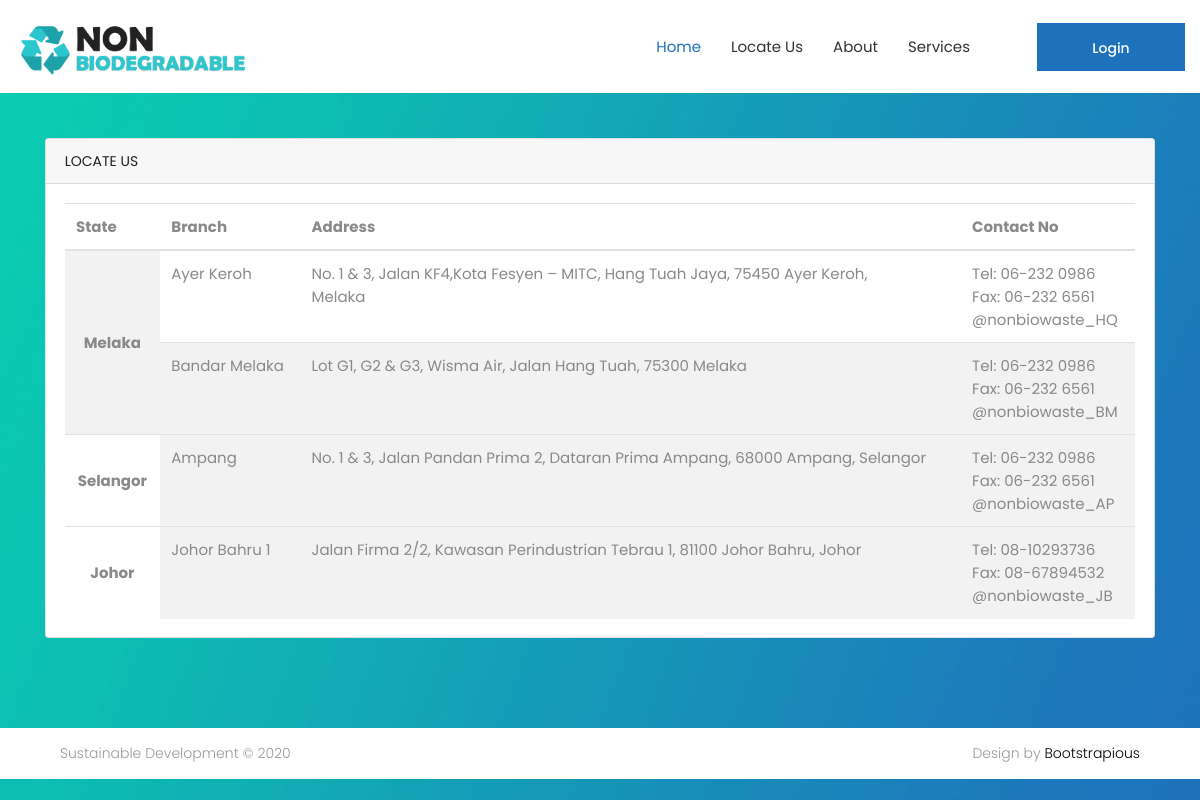
Before: /locateus.php with the older database file.
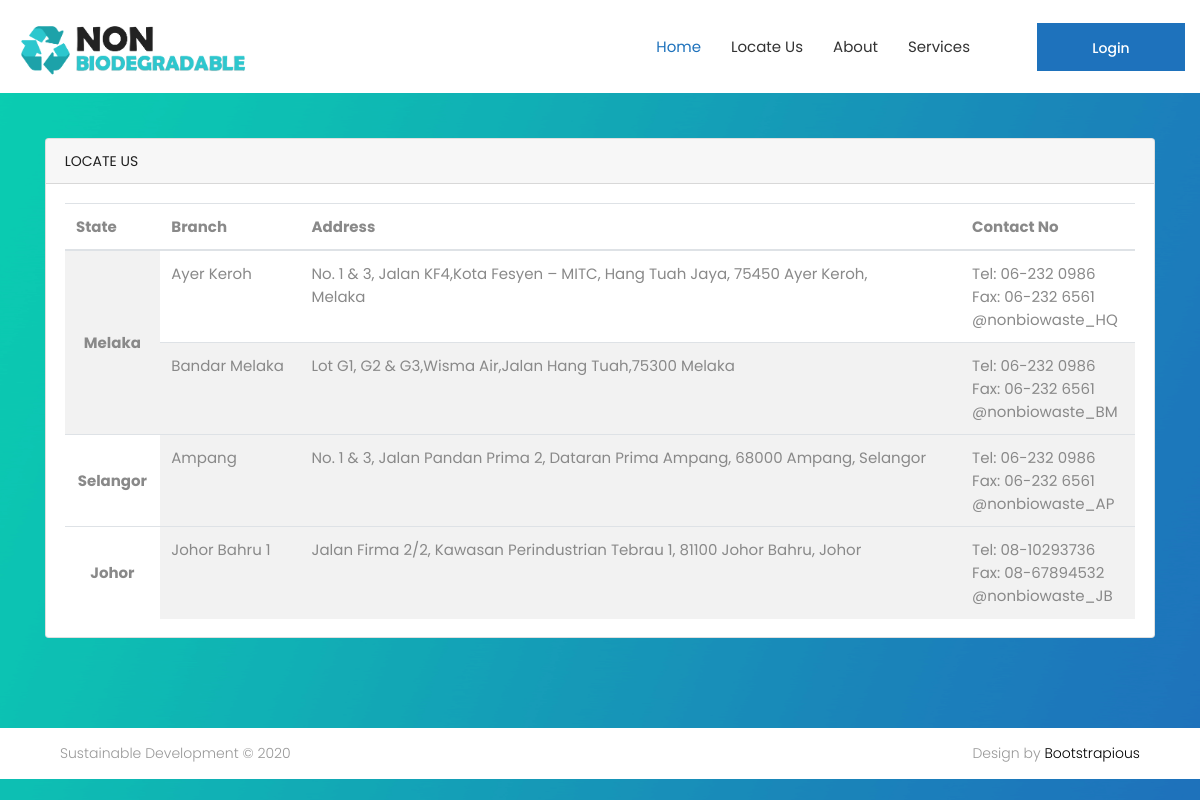
After: the same page with the newer database file.
### tables this page shows
CREATE TABLE `collection_point` (
  `id` int(20) NOT NULL AUTO_INCREMENT,
  `name` varchar(200) NOT NULL,
  `phone_no` varchar(20) DEFAULT NULL,
  `fax_no` varchar(20) DEFAULT NULL,
  `social_media_tag` char(100) DEFAULT NULL,
  `address` varchar(300) DEFAULT NULL,
  `state` varchar(50) DEFAULT NULL,
  PRIMARY KEY (`id`)
);

### model/connection.php (called while the page is built, shortened)
<?php
class Connection
{
  private $mysqli = null;
  public function connect()
  {
    $this->mysqli = new mysqli(self::DB_HOST, self::DB_USER, self::DB_PASSWORD, self::DB_NAME);
    if ($this->mysqli->connect_errno)
    {
      echo $this->mysqli->connect_errno;
      echo $this->mysqli->connect_error;
      return false;
    }
    else
    {
      return true;
    }
  }
  public function query($str)
  {
    if ($result = $this->mysqli->query($str))
    {
      return $result->fetch_all(MYSQLI_ASSOC);
    }
    else
    {
      echo $this->mysqli->connect_errno;
      echo $this->mysqli->error;
      return array();
    }
  }
}
?>

### model/model.php (called while the page is built, shortened)
<?php
require_once 'connection.php';
class Model
{
  private static function generate_array($result)
  {
    $array = array();
    foreach ($result as $entry)
    {
      $var = new $class();
      $var->set_data($entry);
      array_push($array, $var);
    }
    return $array;
  }
  public static function all()
  {
    $result = $GLOBALS['connection']->query("SELECT * FROM ".static::TABLE_NAME);
    return static::generate_array($result);
  }
}
?>

### model/collection_point.php (called while the page is built, shortened)
<?php
require_once "model.php";
Class Collection_Point extends Model
{
  public function __construct()
  {
    $this->data = ["id" => 0, "name" => "", "phone_no" => "", "fax_no" => "", "social_media_tag" => "", "address" => "", "state" => ""];
  }
  public function get_name()
  {
    return $this->data['name'];
  }
  public function get_phone_no()
  {
    return $this->data['phone_no'];
  }
  public function get_fax_no()
  {
    return $this->data['fax_no'];
  }
  public function get_social_media_tag()
  {
    return $this->data['social_media_tag'];
  }
  public function get_address()
  {
    return $this->data['address'];
  }
  public function get_state()
  {
    return $this->data['state'];
  }
  public function set_data($source)
  {
    $this->data['name'] = $source['name'];
    $this->data['phone_no'] = $source['phone_no'];
    $this->data['fax_no'] = $source['fax_no'];
    $this->data['social_media_tag'] = $source['social_media_tag'];
    $this->data['address'] = $source['address'];
    $this->data['state'] = $source['state'];
  }
}
?>

### locateus.php (the view, shortened to what this page needs)
<!DOCTYPE html>
<html>
  <head>
      <link rel="stylesheet" href="css/bootstrap.min.css" />
      <link rel="stylesheet" href="css/style.css" />
      <link rel="stylesheet" href="css/responsive.css" />
      <link rel="stylesheet" href="css/colors.css" />
      <link rel="stylesheet" href="css/animate.css" />
  </head>
  <body style="background-image: url('images/Background.png');background-repeat: no-repeat;  background-attachment: fixed;background-size: 100% 100%;">
    <header class="header header_style1">
         <div class="container">
            <div class="row">
               <div class="col-md-9 col-lg-10">
                  <div class="logo"><a href="index.php"><img src="images/logo.png" alt="#" /></a></div>
                  <div class="main_menu float-right">
                     <div class="menu">
                        <ul class="clearfix">
                           <li class="active"><a href="index.php">Home</a></li>
                           <li><a href="locateus.php">Locate Us</a></li>
                           <li><a href="about.php">About</a></li>
                           <li><a class="drop" href="#">Services</a>
                            </li>
                        </ul>
                     </div>
                  </div>
               </div>
               <div class="col-md-3 col-lg-2">
                  <div class="right_bt"><a class="bt_main" href="login.php">Login</a> </div>
               </div>
            </div>
         </div>
      </header>
    <div class="d-flex align-items-stretch">
      <div class="page-holder w-100 d-flex flex-wrap">
        <div class="container-fluid px-xl-5">
          <section class="py-5">
            <div class="row">
              <div class="col-lg-12 mb-5">
                <div class="card">
                  <div class="card-header">
                    <h6 class="text-uppercase mb-0">Locate Us</h6>
                  </div>
                  <div class="card-body">
                    <table class="table table-striped card-text">
                      <thead>
                        <tr>
                          <th>State</th>
                          <th>Branch</th>
                          <th>Address</th>
                          <th>Contact No</th>
                        </tr>
                      </thead>
                      <tbody>
                      <?php
                        $items = Collection_Point::all();
                        $states = array();
                        foreach ($items as $item)
                        {
                          if (!array_key_exists($item->get_state(), $states))
                          {
                            $states[$item->get_state()] = 0;
                          }
                          $states[$item->get_state()] += 1;
                        }
                        foreach ($states as $state => $num)
                        {
                          echo "<th scope=\"row\" rowspan=\"".strval($num+1)."\" style=\"text-align: center; vertical-align: middle\">$state</th>";
                          foreach($items as $item)
                          {
                            if ($item->get_state() == $state)
                            {
                              echo "<tr>";
                              echo "<td>".$item->get_name()."</td>";
                              echo "<td>".$item->get_address()."</td>";
                              echo "<td>Tel: ".$item->get_phone_no()."<br/>Fax: ".$item->get_fax_no()."<br/>".$item->get_social_media_tag()."</td>";
                              echo "</tr>";
                            }
                          }
                        }
                      ?>
                      </tbody>
                    </table>
                  </div>
                </div>
              </div>
            </div>
          </section>
        </div>
        <?php include("footer.php"); ?>
      </div>
    </div>
  </body>
</html>

### footer.php
<!DOCTYPE html>
<html>
<footer class="footer bg-white shadow align-self-end py-3 px-xl-5 w-100">
          <div class="container-fluid">
            <div class="row">
              <div class="col-md-6 text-center text-md-left text-primary">
                <p class="mb-2 mb-md-0">Sustainable Development &copy; 2020</p>
              </div>
              <div class="col-md-6 text-center text-md-right text-gray-400">
                <p class="mb-0">Design by <a href="https://bootstrapious.com/admin-templates" class="external text-gray-400">Bootstrapious</a></p>
              </div>
            </div>
          </div>
        </footer>
</html>

### css/style.css (style rules this page uses)
* { margin: 0; padding: 0; outline: none !important; box-sizing: border-box; transition: ease all 0.5s; -webkit-transition: ease all 0.5s; -moz-transition: ease all 0.5s; -ms-transition: ease all 0.5s; -o-transition: ease all 0.5s; }
html, body { color: #898989; font-size: 15px; font-family: 'Poppins', sans-serif; line-height: normal; font-weight: 400; overflow-x: hidden !important; }
body { overflow: hidden !important; }
a { color: #1f1f1f; text-decoration: none !important; outline: none !important; -webkit-transition: all .3s ease-in-out; -moz-transition: all .3s ease-in-out; -ms-transition: all .3s ease-in-out; -o-transition: all .3s ease-in-out; transition: all .3s ease-in-out; }
h1, h2, h3, h4, h5, h6 { letter-spacing: 0; font-weight: normal; position: relative; padding: 0; font-weight: normal; line-height: normal; color: #1f1f1f; margin: 0 }
h6 { font-size: 14px; margin-bottom: 10px; }
ol, ul { list-style: none; margin: 0; }
a { color: #000; text-decoration: none; outline: none; }
a, .btn { text-decoration: none !important; outline: none !important; -webkit-transition: all .3s ease-in-out; -moz-transition: all .3s ease-in-out; -ms-transition: all .3s ease-in-out; -o-transition: all .3s ease-in-out; transition: all .3s ease-in-out; }
.right_bt { float: right; }
.bt_main { color: #fff; font-size: 14px; min-width: 148px; float: left; text-align: center; height: 48px; line-height: 50px; font-weight: 500; border: none; padding: 0 35px; transition: ease all 0.5s; }
p { color: #999; font-size: 14px; line-height: 21px; font-weight: 300; }
.container { width: 1200px; max-width: 1200px; }
.header { position: relative; width: 100%; background: #fff; }
.logo { margin: 13px 0 13px; float: left; }
.menu { width: 100%; margin: -1px 0 0; }
.main_menu { margin: 21px 0 0; }
.menu-dropdown-icon::before { content: "\f078"; font-family: "fontawesome"; display: none; cursor: pointer; float: right; padding: 16px 15px 16px; background: transparent; color: #333; border-left: solid #ddd 2px; font-size: 11px; }
.menu > ul { margin: 0; width: 100%; list-style: none; }
.menu > ul:before, .menu > ul:after { content: ""; display: table; }
.menu > ul:after { clear: both; }
.menu > ul > li { float: left; padding: 0; margin: 0; }
.menu > ul > li a { padding: 15px 15px; display: block; color: #333; font-size: 15px; }
.menu > ul > li:hover > a, .menu > ul > li:focus > a, .menu > ul > li.active > a { color: #1e72bc; }
.right_bt { float: right; margin-top: 23px; }
.logo img { width: 235px; margin: 0; }
footer { padding: 95px 0 0; }

### css/colors.css (style rules this page uses)
.bt_main { background: #1e72bc; }

Changed rows visible on the page:
changed collection_point "Bandar Melaka": address "Lot G1, G2 & G3, Wisma Air, Jalan Hang Tuah, 75300 Melaka" → "Lot G1, G2 & G3,Wisma Air,Jalan Hang Tuah,75300 Melaka"
